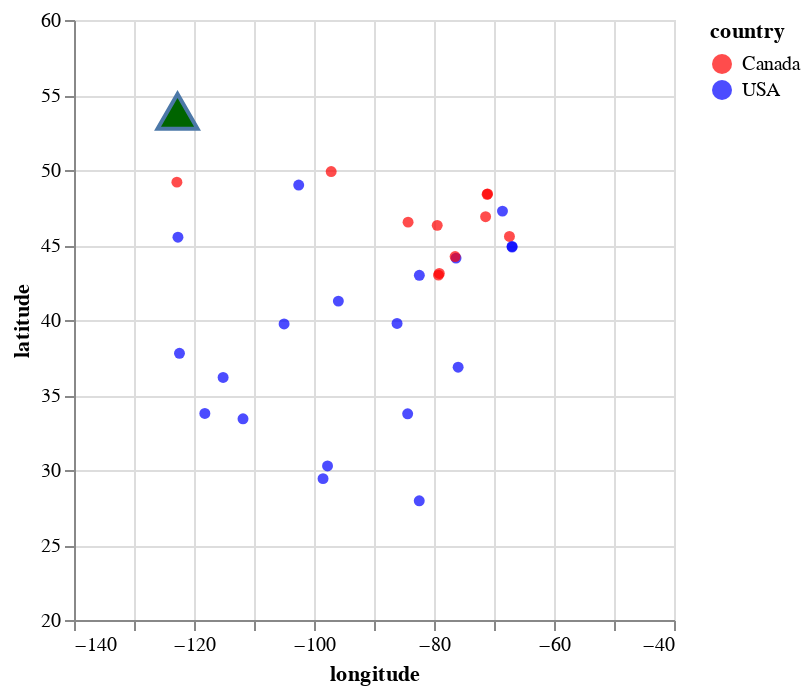

Notebook code cell kept with this figure:
### Code cell
chart_knn = alt.Chart(small_train_df).mark_circle().encode(
    alt.X('longitude', scale=alt.Scale(domain=[-140, -40])),
    alt.Y('latitude', scale=alt.Scale(domain=[20, 60])),
    alt.Color('country', scale=alt.Scale(domain=['Canada', 'USA'], range=['red', 'blue'])))

one_city_point = alt.Chart(one_city).mark_point(
    shape='triangle-up', size=400, fill='darkgreen', opacity=1).encode(
    alt.X('longitude'),
    alt.Y('latitude')
)

chart_knn +  one_city_point

### Figure 1 — Vega-Lite specification as saved in the notebook (floating-point values rounded to 4 significant figures)
{"config": {"view": {"continuousWidth": 300, "continuousHeight": 300}}, "layer": [{"data": {"name": "data-c4c6612deb1589c1d2e3cbfa1b504ae9"}, "mark": {"type": "circle"}, "encoding": {"color": {"field": "country", "scale": {"domain": ["Canada", "USA"], "range": ["red", "blue"]}, "type": "nominal"}, "x": {"field": "longitude", "scale": {"domain": [-140, -40]}, "type": "quantitative"}, "y": {"field": "latitude", "scale": {"domain": [20, 60]}, "type": "quantitative"}}}, {"data": {"name": "data-d0ae25a3f6b392271f284534b330ba9e"}, "mark": {"type": "point", "fill": "darkgreen", "opacity": 1, "shape": "triangle-up", "size": 400}, "encoding": {"x": {"field": "longitude", "type": "quantitative"}, "y": {"field": "latitude", "type": "quantitative"}}}], "$schema": "https://vega.github.io/schema/vega-lite/v5.15.1.json", "datasets": {"data-c4c6612deb1589c1d2e3cbfa1b504ae9": [{"longitude": -79.46, "latitude": 46.31, "country": "Canada"}, {"longitude": -84.39, "latitude": 33.75, "country": "USA"}, {"longitude": -67.43, "latitude": 45.57, "country": "Canada"}, {"longitude": -97.74, "latitude": 30.27, "country": "USA"}, {"longitude": -97.14, "latitude": 49.9, "country": "Canada"}, {"longitude": -82.46, "latitude": 27.95, "country": "USA"}, {"longitude": -71.15, "latitude": 48.38, "country": "Canada"}, {"longitude": -105.0, "latitude": 39.74, "country": "USA"}, {"longitude": -76.33, "latitude": 44.13, "country": "USA"}, {"longitude": -76.48, "latitude": 44.23, "country": "Canada"}, {"longitude": -111.8, "latitude": 33.42, "country": "USA"}, {"longitude": -115.1, "latitude": 36.17, "country": "USA"}, {"longitude": -102.5, "latitude": 49.0, "country": "USA"}, {"longitude": -68.59, "latitude": 47.26, "country": "USA"}, {"longitude": -71.07, "latitude": 48.41, "country": "Canada"}, {"longitude": -66.99, "latitude": 44.91, "country": "USA"}, {"longitude": -122.8, "latitude": 49.19, "country": "Canada"}, {"longitude": -84.32, "latitude": 46.52, "country": "Canada"}, {"longitude": -79.12, "latitude": 43.1, "country": "Canada"}, {"longitude": -122.4, "latitude": 37.78, "country": "USA"}, {"longitude": -122.7, "latitude": 45.52, "country": "USA"}, {"longitude": -66.98, "latitude": 44.86, "country": "USA"}, {"longitude": -71.4, "latitude": 46.89, "country": "Canada"}, {"longitude": -95.94, "latitude": 41.26, "country": "USA"}, {"longitude": -98.5, "latitude": 29.42, "country": "USA"}, {"longitude": -82.44, "latitude": 42.98, "country": "USA"}, {"longitude": -79.25, "latitude": 42.99, "country": "Canada"}, {"longitude": -118.2, "latitude": 33.77, "country": "USA"}, {"longitude": -86.16, "latitude": 39.77, "country": "USA"}, {"longitude": -75.98, "latitude": 36.85, "country": "USA"}], "data-d0ae25a3f6b392271f284534b330ba9e": [{"longitude": -122.7, "latitude": 53.91, "country": "Canada"}]}}
